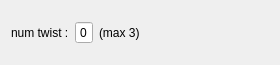
<?xml version="1.0" encoding="UTF-8"?>
<ui version="4.0">
    <class>Form</class>
    <widget class="QWidget" name="Form">
        <property name="geometry">
            <rect>
                <x>0</x>
                <y>0</y>
                <width>280</width>
                <height>65</height>
            </rect>
        </property>
        <property name="windowTitle">
            <string>Form</string>
        </property>
        <layout class="QVBoxLayout" name="verticalLayout">
            <item>
                <layout class="QHBoxLayout" name="horizontalLayout">
                    <item>
                        <widget class="QLabel" name="label">
                            <property name="text">
                                <string>num twist :</string>
                            </property>
                        </widget>
                    </item>
                    <item>
                        <widget class="QSpinBox" name="numTwist_box">
                            <property name="buttonSymbols">
                                <enum>QAbstractSpinBox::NoButtons</enum>
                            </property>
                            <property name="maximum">
                                <number>3</number>
                            </property>
                        </widget>
                    </item>
                    <item>
                        <widget class="QLabel" name="label_3">
                            <property name="text">
                                <string>(max 3)</string>
                            </property>
                        </widget>
                    </item>
                    <item>
                        <widget class="QLabel" name="label_2">
                            <property name="sizePolicy">
                                <sizepolicy hsizetype="MinimumExpanding" vsizetype="Preferred">
                                    <horstretch>0</horstretch>
                                    <verstretch>0</verstretch>
                                </sizepolicy>
                            </property>
                            <property name="text">
                                <string/>
                            </property>
                        </widget>
                    </item>
                </layout>
            </item>
            <item>
                <layout class="QHBoxLayout" name="horizontalLayout_3"/>
            </item>
        </layout>
    </widget>
    <resources/>
    <connections/>
</ui>
